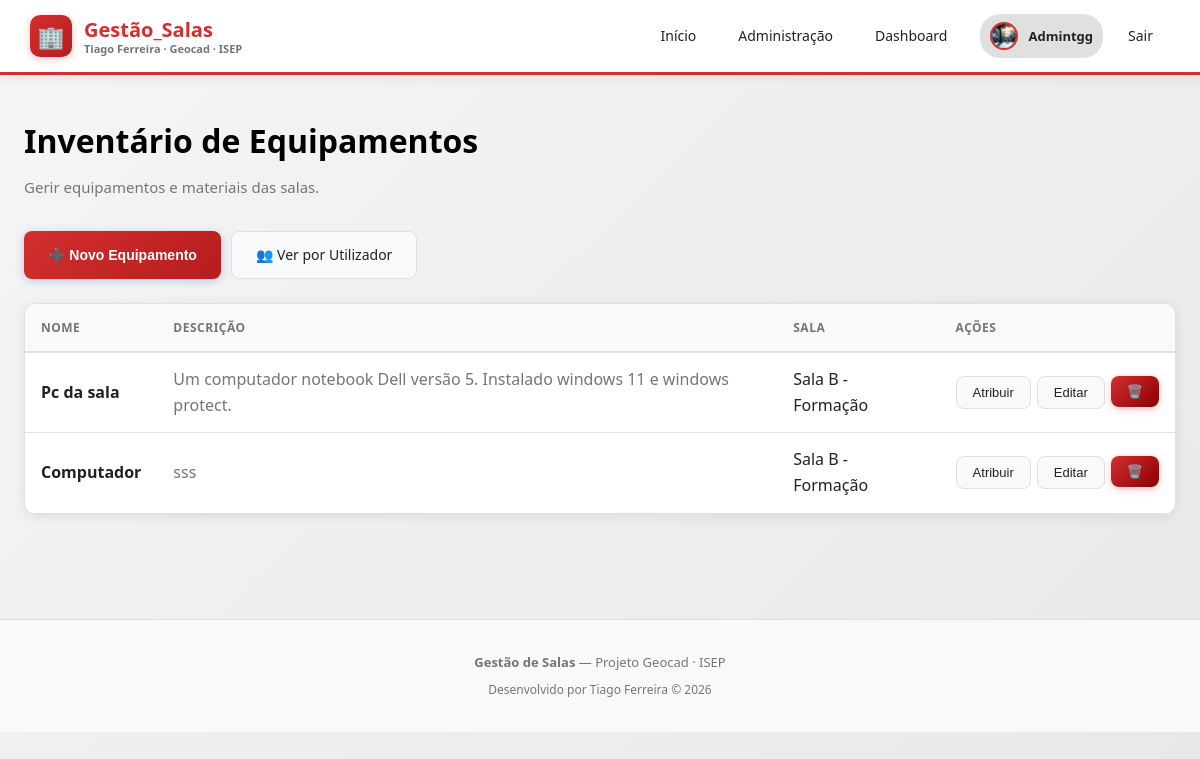
The page /admin/inventory (signed in) on the database as committed earlier.
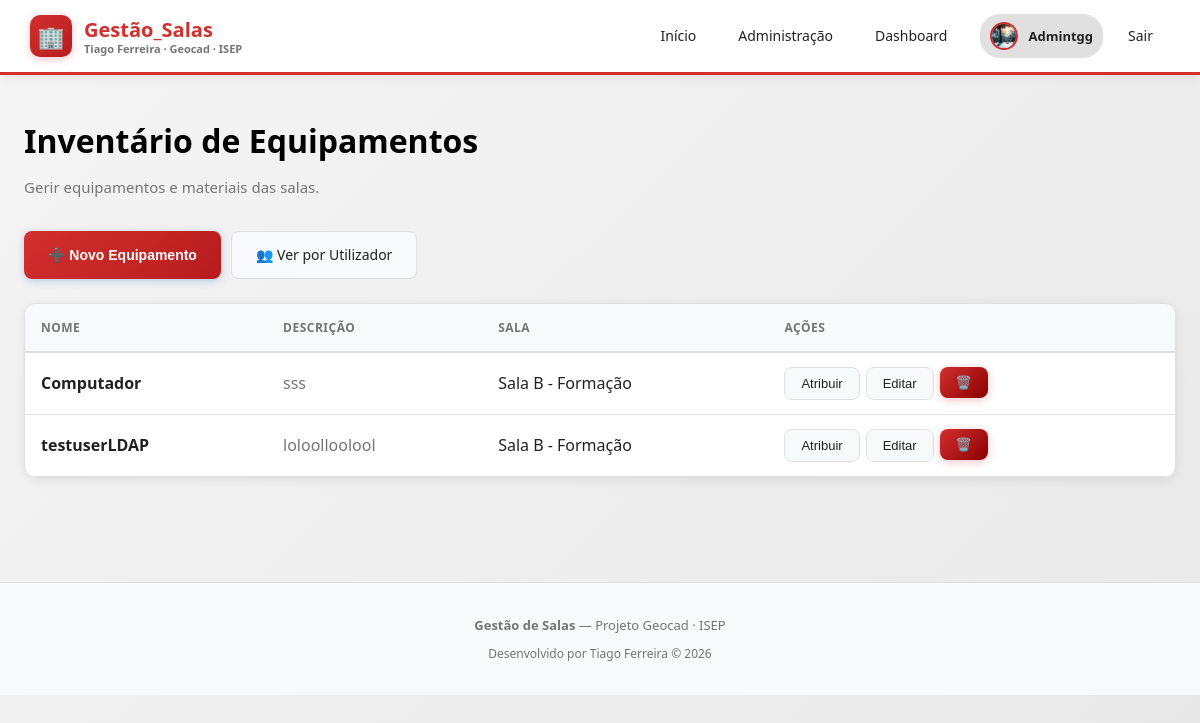
The same page on the database as committed later.
### app/models.py (models this page shows)
class Equipment(Base):
    __tablename__ = "equipment"
    id = Column(Integer, primary_key=True, index=True)
    name = Column(String, nullable=False)
    description = Column(String, default="")
    room_id = Column(Integer, ForeignKey("rooms.id"), nullable=False)
    room = relationship("Room", back_populates="equipment")

class Room(Base):
    __tablename__ = "rooms"
    id         = Column(Integer, primary_key=True, index=True)
    name       = Column(String, nullable=False)
    capacity   = Column(Integer, nullable=False)
    location   = Column(String, nullable=False)
    color      = Column(String, default="#e85d04")
    start_time = Column(String, nullable=False)        # ex: "08:00"
    end_time   = Column(String, nullable=False)        # ex: "18:00"
    work_days  = Column(String, default="1,2,3,4,5")  # dias da semana separados por vírgula
    reservations = relationship("Reservation", back_populates="room")
    equipment = relationship("Equipment", back_populates="room")

### app/routers/inventory.py (the view)
@router.get("")
async def list_inventory(request: Request, db=Depends(get_db)):
    user = require_admin(request, db)
    equipment_list = db.query(models.Equipment).all()
    rooms = db.query(models.Room).all()
    users = db.query(models.User).all()
    return request.app.state.templates.TemplateResponse(
        "admin_iventory.html",
        {
            "request": request,
            "user": user,
            "equipment": equipment_list,
            "rooms": rooms,
            "users": users,
        },
    )

### app/templates/admin_iventory.html (shortened to what this page needs)
{% extends "base.html" %}
{% block content %}
<div class="container">
    <h1 class="page-title">Inventário de Equipamentos</h1>
    <p class="page-sub">Gerir equipamentos e materiais das salas.</p>
    <div style="display: flex; gap: 10px; margin-bottom: 24px;">
        <button class="btn btn-primary" onclick="openModal('modal-create')">➕ Novo Equipamento</button>
        <a href="/admin/inventory/by-user" class="btn btn-secondary">👥 Ver por Utilizador</a>
    </div>
    <div class="card" style="padding: 0; overflow: hidden;">
        <table>
            <thead>
                <tr>
                    <th>Nome</th>
                    <th>Descrição</th>
                    <th>Sala</th>
                    <th>Ações</th>
                </tr>
            </thead>
            <tbody>
                {% for item in equipment %}
                <tr>
                    <td><strong>{{ item.name }}</strong></td>
                    <td style="color: var(--text-muted);">{{ item.description or '—' }}</td>
                    <td>{{ item.room.name if item.room else '—' }}</td>
                    <td>
                        <div style="display: flex; gap: 6px;">
                            <button class="btn btn-secondary btn-sm" onclick="openModal('modal-assign-{{ item.id }}')">Atribuir</button>
                            <button class="btn btn-secondary btn-sm" onclick="openModal('modal-edit-{{ item.id }}')">Editar</button>
                            <form method="post" action="/admin/inventory/delete/{{ item.id }}" style="display:inline;" onsubmit="return confirm('Eliminar este equipamento?')">
                                <button type="submit" class="btn btn-danger btn-sm" title="Eliminar">🗑️</button>
                            </form>
                        </div>
                    </td>
                </tr>
                {% endfor %}
            </tbody>
        </table>
    </div>
</div>
{% endblock %}

Rows that differ between the two databases and show on the page:
removed Equipment: name "Pc da sala", description "Um computador notebook Dell versão 5. Instalado windows 11 e windows protect.", room "Sala B - Formação"
added Equipment: name "testuserLDAP", description "loloolloolool", room "Sala B - Formação"
